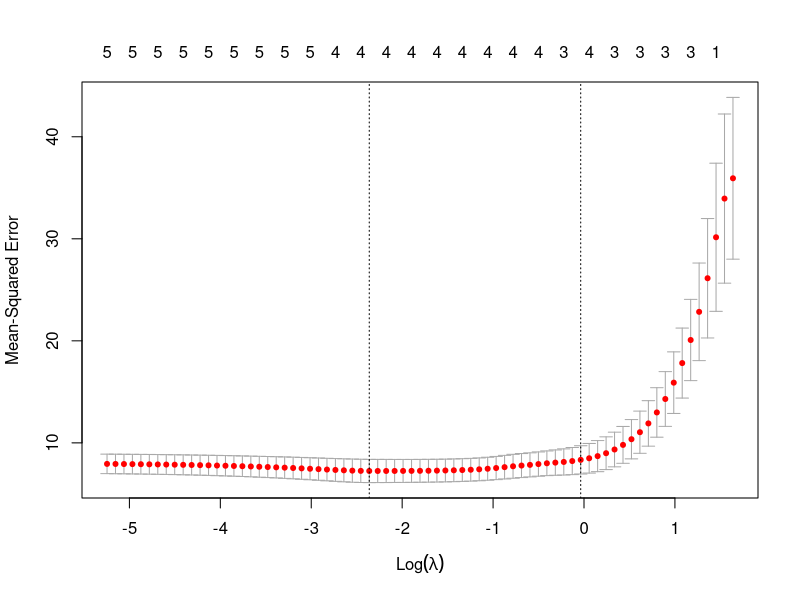
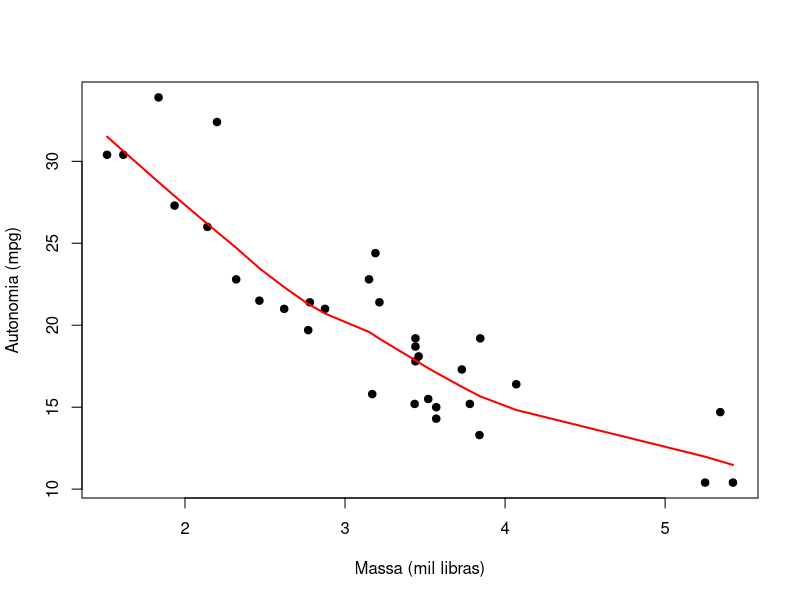

The R script that drew these images, in order:
# Regressão lasso ----

# Ajuste e resultados ----
if (!requireNamespace("glmnet", quietly = TRUE)) install.packages("glmnet")
library(glmnet)
set.seed(2026)
x <- model.matrix(mpg ~ wt + hp + disp + qsec + drat, mtcars)[, -1]
y <- mtcars$mpg
ajuste <- cv.glmnet(x, y, alpha = 1, nfolds = 5)
print(coef(ajuste, s = "lambda.min"))
plot(ajuste)

# Visualização e diagnóstico ----
plot(mpg ~ wt, data = mtcars, pch = 19, xlab = "Massa (mil libras)", ylab = "Autonomia (mpg)")
lines(lowess(mtcars$wt, mtcars$mpg), col = "red", lwd = 2)
